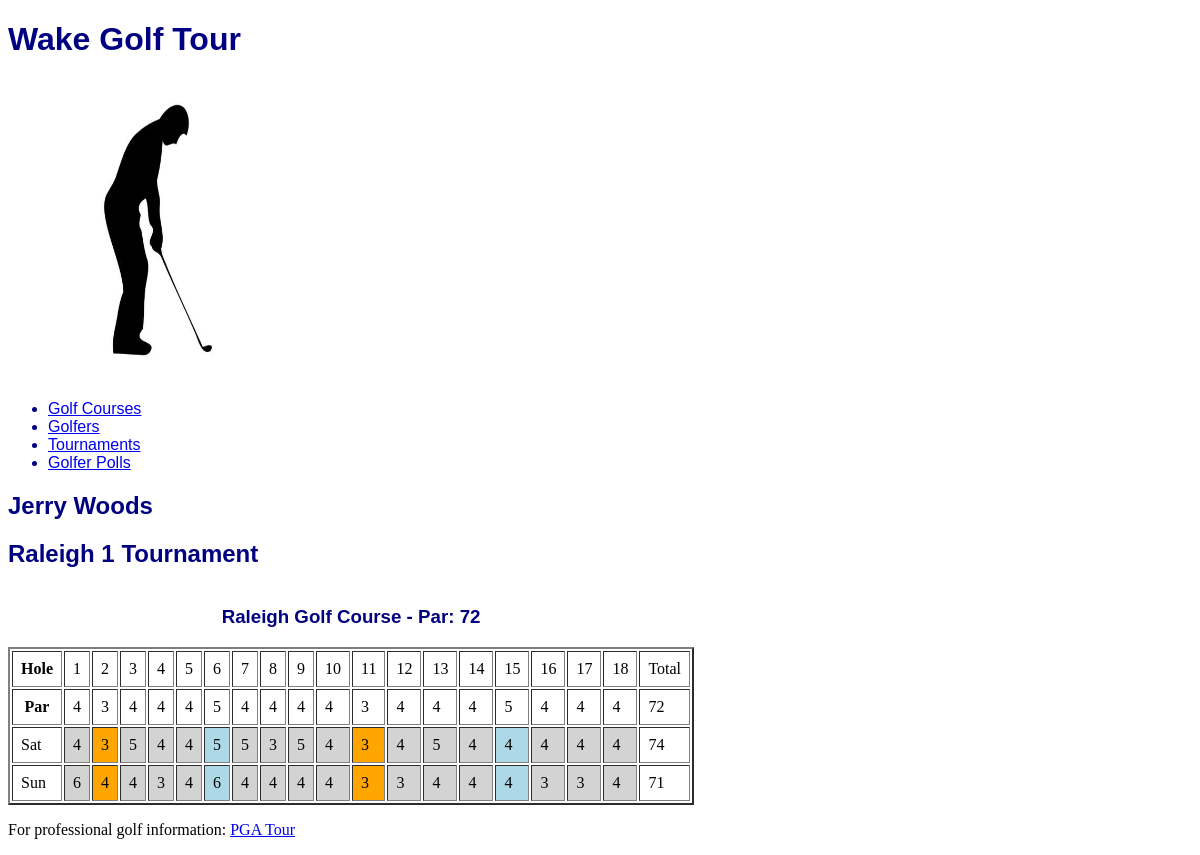
The app's page /golfer/1/round_scores/ with its own data.
### golfer/models.py (models this page shows, shortened)
class TournGolfer(models.Model):
    tg_id = models.IntegerField(primary_key=True)
    tg_tourn = models.ForeignKey(Tournament, models.DO_NOTHING)
    tg_golfer = models.ForeignKey(Golfer, models.DO_NOTHING)
    class Meta:
        managed = False
        db_table = 'TournGolfer'
        verbose_name = 'Tournament Golfer'
        verbose_name_plural = 'Tournament Golfers'
    def getGolferName(self):
        return self.tg_golfer.golfer_name
    def getTournName(self):
        return self.tg_tourn.tourn_name

class Golfer(models.Model):
    golfer_id = models.IntegerField(primary_key=True)
    golfer_name = models.TextField()
    golfer_birthdate = models.DateField()
    golfer_city = models.TextField(default="unknown", blank=True)
    class Meta:
        managed = True
        db_table = 'Golfer'

class GolferRoundScores(models.Model):
    grs_id = models.IntegerField(primary_key=True)
    grs_tourn_golfer = models.ForeignKey(TournGolfer, models.DO_NOTHING)
    grs_round = models.ForeignKey(Round, models.DO_NOTHING)
    grs_total_score = models.IntegerField()
    grs_hole1_score = models.IntegerField()
    grs_hole2_score = models.IntegerField()
    grs_hole3_score = models.IntegerField()
    grs_hole4_score = models.IntegerField()
    grs_hole5_score = models.IntegerField()
    grs_hole6_score = models.IntegerField()
    grs_hole7_score = models.IntegerField()
    grs_hole8_score = models.IntegerField()
    grs_hole9_score = models.IntegerField()
    grs_hole10_score = models.IntegerField()
    grs_hole11_score = models.IntegerField()
    grs_hole12_score = models.IntegerField()
    grs_hole13_score = models.IntegerField()
    grs_hole14_score = models.IntegerField()
    grs_hole15_score = models.IntegerField()
    grs_hole16_score = models.IntegerField()
    grs_hole17_score = models.IntegerField()
    grs_hole18_score = models.IntegerField()
    class Meta:
        managed = False
        db_table = 'GolferRoundScores'
        verbose_name = 'Golfer Round Scores'
        verbose_name_plural = 'Golfers Round Scores'
    def getParDiffs(self):
        golfer_scores = []
        for each in range (0, 18):
            score = getattr(self, 'grs_hole{}_score'.format(each+1))
            golfer_scores.append(score)
        parList = self.grs_tourn_golfer.tg_tourn.tourn_course.getParList()
        round_scores_diff = []
        for each in range(0, 18):
            hole_score_par_diff = [] # hold the 2-element list (score and par difference)
            hole_score = golfer_scores[each]
            hole_par = parList[each]
            par_diff = score - hole_par
            hole_score_par_diff.append(hole_score)
            hole_score_par_diff.append(par_diff)
            round_scores_diff.append(hole_score_par_diff)
        return round_scores_diff

### tournament/models.py (models this page shows, shortened)
class Tournament(models.Model):
    tourn_id = models.AutoField(primary_key=True)
    tourn_name = models.TextField()
    tourn_course = models.ForeignKey(GolfCourse, models.DO_NOTHING)
    tourn_start_date = models.DateField()
    tourn_num_rounds = models.IntegerField()
    tourn_num_golfers = models.IntegerField()
    class Meta:
        managed = False
        db_table = 'Tournament'

class Round(models.Model):
    round_id = models.AutoField(primary_key=True)
    round_tourn = models.ForeignKey(Tournament, models.DO_NOTHING)
    round_day = models.TextField()
    class Meta:
        managed = False
        db_table = 'Round'
        verbose_name = "Golfer Round Scores"
        verbose_name_plural = "Golfers Round Scores"
    def __str__(self):
        return "{}".format(self.round_day)

### golf_course/models.py (models this page shows, shortened)
class GolfCourse(models.Model):
    course_id = models.AutoField(primary_key=True, blank=True, null=False)
    course_name = models.TextField(blank=True, null=True)
    course_total_par = models.IntegerField(blank=True, null=True)
    class Meta:
        managed = False
        db_table = 'GolfCourse'
        verbose_name = "Golf Course"
        verbose_name_plural = "Golf Courses"
    def getParList(self):
        holes = Hole.objects.filter(hole_course_id = self.course_id)
        holelist = []
        for hole in holes:
            holelist.append(hole.hole_par)
        return holelist

class Hole(models.Model):
    hole_id = models.AutoField(primary_key=True, blank=True, null=False)
    hole_course = models.ForeignKey(GolfCourse, models.DO_NOTHING, blank=True, null=True)
    hole_number = models.IntegerField(blank=True, null=True)
    hole_par = models.IntegerField(blank=True, null=True)
    class Meta:
        managed = False
        db_table = 'Hole'

### golfer/views.py (the view)
class GolferRoundScoresView(generic.DetailView):
    model = TournGolfer
    template_name = 'golfer/golfer_round_scores.html'
    def get_context_data(self, **kwargs):
        context = super(GolferRoundScoresView, self).get_context_data(**kwargs)
        tourn_golfer = self.get_object()
        tg_id = self.kwargs.get('pk')
        scores = GolferRoundScores.objects.filter(grs_tourn_golfer_id=tg_id)
        tournament = Tournament.objects.filter(pk=tourn_golfer.tg_tourn.tourn_id).get()
        golf_course = GolfCourse.objects.filter(pk=tournament.tourn_course.course_id).get()
        holes = Hole.objects.filter(hole_course_id = golf_course.course_id)
        context['tourn_golfer'] = tourn_golfer
        context['tournament'] = tournament
        context['golf_course'] = golf_course
        context['scores'] = scores
        context['holes'] = holes
        return context

### golfer/templates/golfer/golfer_round_scores.html (shortened to what this page needs)
{% extends parent_template|default:"golfer/base_golfer.html" %}
{% block content %}
  <h2>{{ tourn_golfer.getGolferName }}</h2>
  <h2>{{ tourn_golfer.getTournName }} Tournament</h2>
  <dl>
    <table class="Score Card" border="2" cellpadding="8">
      <caption>
        <h3>{{ golf_course.course_name }} - Par:
            {{ golf_course.course_total_par }} </h3>
      </caption>
        <tr>
          <th>Hole</th>
          {% for hole in holes %}
          <td>
            {{ hole.hole_number }}
          </td>
          {% endfor %}
          <td>Total</td>
        </tr>
        <tr>
          <th>Par</th>
          {% for hole in holes %}
          <td>
            {{ hole.hole_par }}
          </td>
          {% endfor %}
          <td>{{ golf_course.course_total_par}}</td>
        </tr>
        {% for score in scores %}
          <tr>
            <td>{{ score.grs_round }}</td>
            {% for score, diff in score.getParDiffs %}
              {% if diff < 0 %}
                <td style=" background-color: lightblue">{{ score }}</td>
              {% elif diff > 0 %}
                <td style=" background-color: orange">{{ score }}</td>
              {% else %}
                <td style=" background-color: lightgray">{{ score }}</td>
              {% endif %}
            {% endfor %}
            <td>{{ score.grs_total_score }}</td>
          </tr>
        {% endfor %}
    </table>
  </dl>
{% endblock %}

### golfer/static/golfer/styles.css (style rules this page uses)
body { background-color: white; font-family: Verdana; }
h2 { color: navy; font-family: sans-serif; font-weight: 20px; font-style: normal; }
h3 { color: navy; font-family: sans-serif; font-weight: 20px; font-style: normal; }

### records on screen
TournGolfer: getGolferName "Jerry Woods", getTournName "Raleigh 1"
GolfCourse: course_name "Raleigh Golf Course", course_total_par "72"
Hole: hole_number "1", hole_par "4"
Hole: hole_number "2", hole_par "3"
Hole: hole_number "3", hole_par "4"
Hole: hole_number "4", hole_par "4"
Hole: hole_number "5", hole_par "4"
Hole: hole_number "6", hole_par "5"
Hole: hole_number "7", hole_par "4"
Hole: hole_number "8", hole_par "4"
Hole: hole_number "9", hole_par "4"
Hole: hole_number "10", hole_par "4"
Hole: hole_number "11", hole_par "3"
Hole: hole_number "12", hole_par "4"
Hole: hole_number "13", hole_par "4"
Hole: hole_number "14", hole_par "4"
Hole: hole_number "15", hole_par "5"
Hole: hole_number "16", hole_par "4"
Hole: hole_number "17", hole_par "4"
Hole: hole_number "18", hole_par "4"
GolferRoundScores: grs_round "Sat", getParDiffs "4" "5" "4" "4" "5" "3" "5" "4" "4" "5" "4" "4" "4" "4", getParDiffs "3" "3", getParDiffs "5" "4", grs_total_score "74"
GolferRoundScores: grs_round "Sun", getParDiffs "6" "4" "3" "4" "4" "4" "4" "4" "3" "4" "4" "3" "3" "4", getParDiffs "4" "3", getParDiffs "6" "4", grs_total_score "71"
